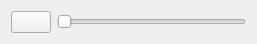
<?xml version="1.0" encoding="UTF-8"?>
<ui version="4.0">
 <class>DuMediaPlayerVolumeSlider</class>
 <widget class="QWidget" name="DuMediaPlayerVolumeSlider">
  <property name="geometry">
   <rect>
    <x>0</x>
    <y>0</y>
    <width>257</width>
    <height>41</height>
   </rect>
  </property>
  <property name="windowTitle">
   <string>Form</string>
  </property>
  <layout class="QHBoxLayout" name="horizontalLayout">
   <item>
    <widget class="QPushButton" name="mute">
     <property name="text">
      <string/>
     </property>
     <property name="icon">
      <iconset resource="res.qrc">
       <normaloff>:/sounded.png</normaloff>:/sounded.png</iconset>
     </property>
    </widget>
   </item>
   <item>
    <widget class="QSlider" name="horizontalSlider">
     <property name="orientation">
      <enum>Qt::Horizontal</enum>
     </property>
    </widget>
   </item>
  </layout>
 </widget>
 <resources>
  <include location="res.qrc"/>
 </resources>
 <connections/>
</ui>
